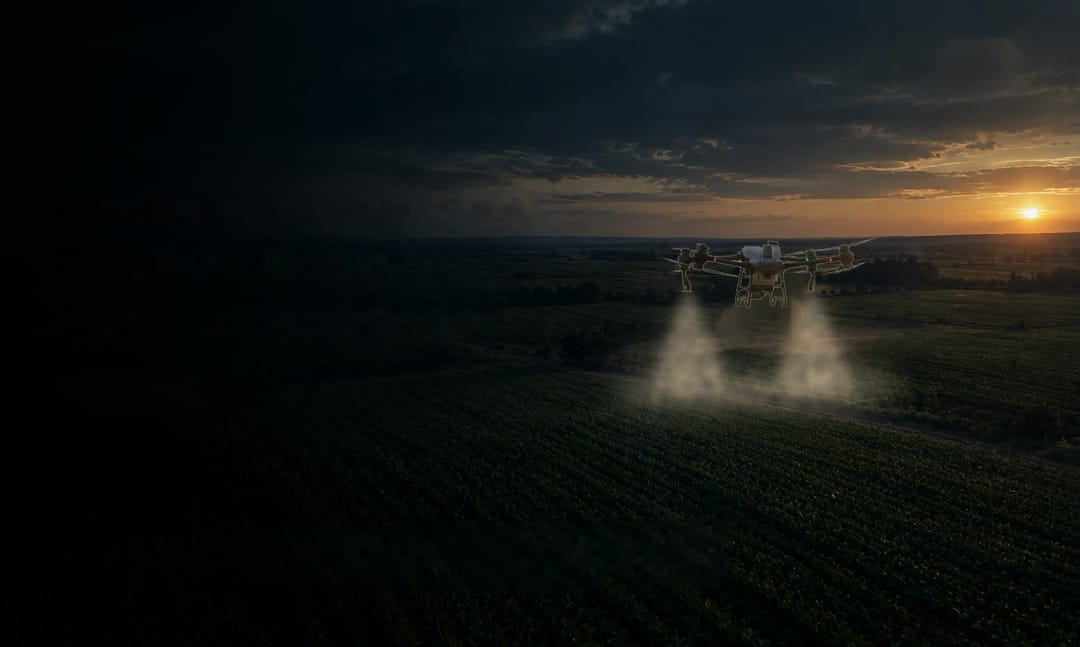
#> input picture propuesta/boceto-portada/img/portada-1080.jpg, 1080 x 647 px; the run also reads 1 picture not shown here
$ python portada-compuesta.py ../boceto-portada/img/portada-1080.jpg ../boceto-portada/img/portada-1620.jpg ../boceto-portada/img/portada-1620.jpg
#> lines starting #> are read from the running program, lines starting #| are printed output that depends on the picture; after the words box and inside, x2 and y2 are one past the last pixel; in counts of white or black regions, pixels touching at a corner belong together
# Arma la imagen de portada: campo al atardecer (de la captura de referencia, sin textos)
# con el T50 recortado más cerca y sus dos columnas de pulverización.
# Uso: python3 portada-compuesta.py captura.webp t50-recorte-natural.png carpeta-salida
import sys, cv2, numpy as np

captura, recorte, salida = sys.argv[1], sys.argv[2], sys.argv[3]
fondo = cv2.imread(captura)
#> fondo is the input picture: shape (647, 1080, 3); mean B, G, R 20.6, 23.2, 21.4
H, W = fondo.shape[:2]
#> H = 647; W = 1080

# 1) Borrar la interfaz que trae la captura. En las zonas de texto se borran solo las letras
#    (top-hat: lo que es más claro que su entorno y más fino que 25 px); los botones lima, el
#    logo y la franja de datos se borran enteros.
gris = cv2.cvtColor(fondo, cv2.COLOR_BGR2GRAY)
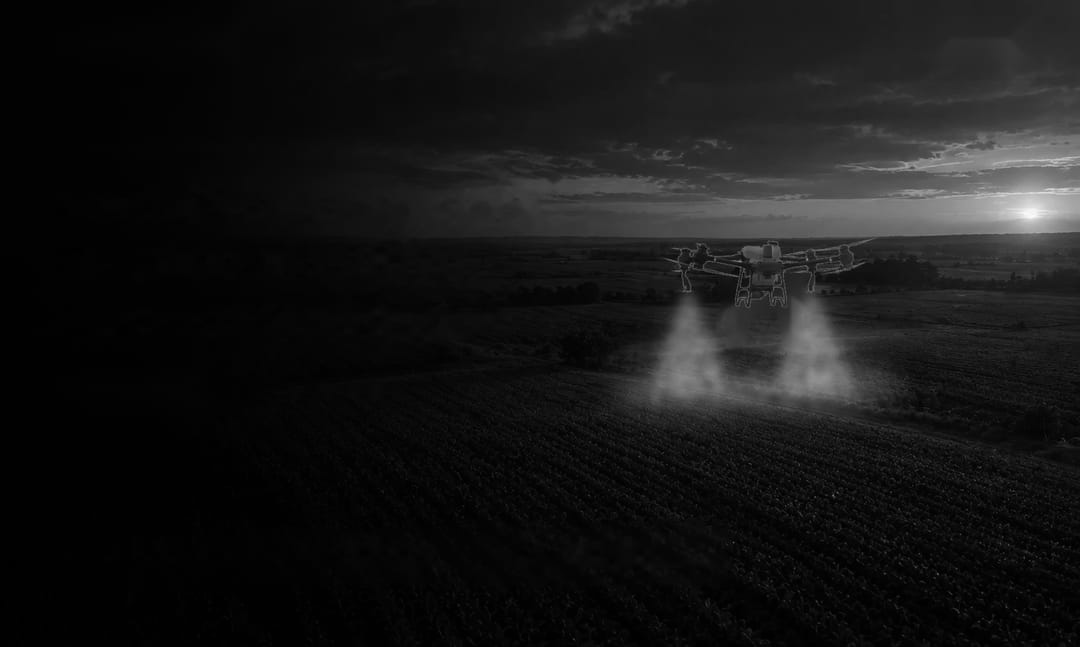
#> gris: shape (647, 1080); min 0, max 252, mean 22.4
tophat = cv2.morphologyEx(gris, cv2.MORPH_TOPHAT, cv2.getStructuringElement(cv2.MORPH_ELLIPSE, (27, 27)))
zonas_texto = [(60, 780, 1086, 890), (552, 34, 1260, 96), (60, 196, 655, 244), (60, 262, 840, 352), (60, 350, 726, 440), (60, 446, 785, 524), (340, 548, 636, 632)]
zonas_llenas = [(56, 14, 375, 106), (1388, 18, 1552, 96), (60, 548, 322, 630)]
masc = np.zeros((H, W), np.uint8)
for x0, y0, x1, y1 in zonas_texto:
    masc[y0:y1, x0:x1] = np.where(tophat[y0:y1, x0:x1] > 22, 255, 0)
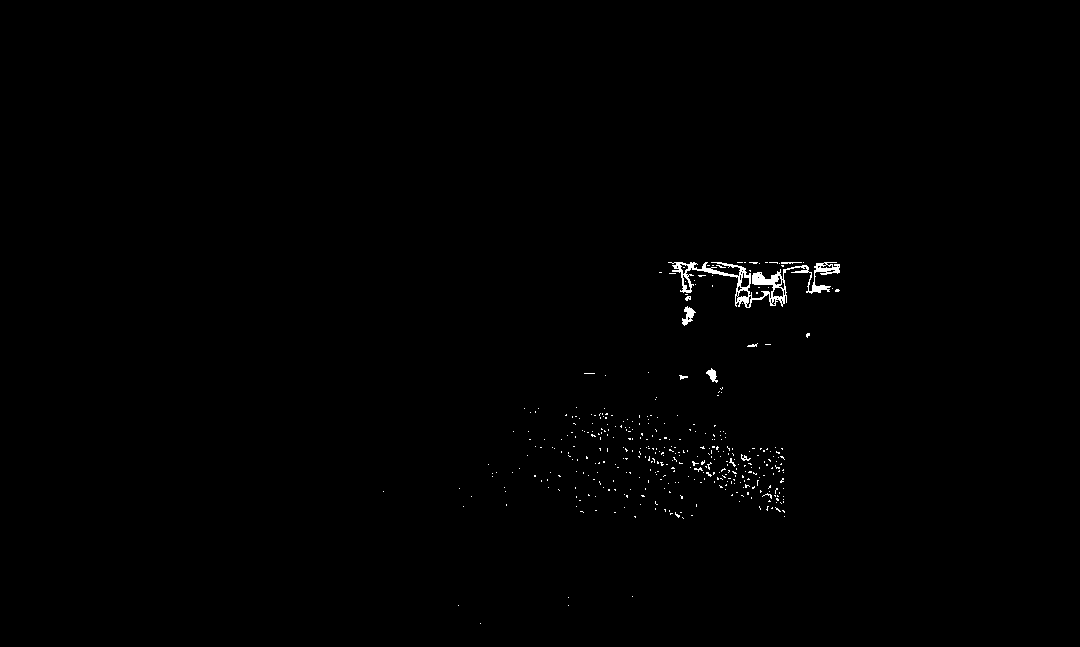
#> masc: shape (647, 1080); 0.48% white in thin lines or dots, all inside (x1, y1, x2, y2) = (383, 262, 840, 624)
for x0, y0, x1, y1 in zonas_llenas:
    masc[y0:y1, x0:x1] = 255
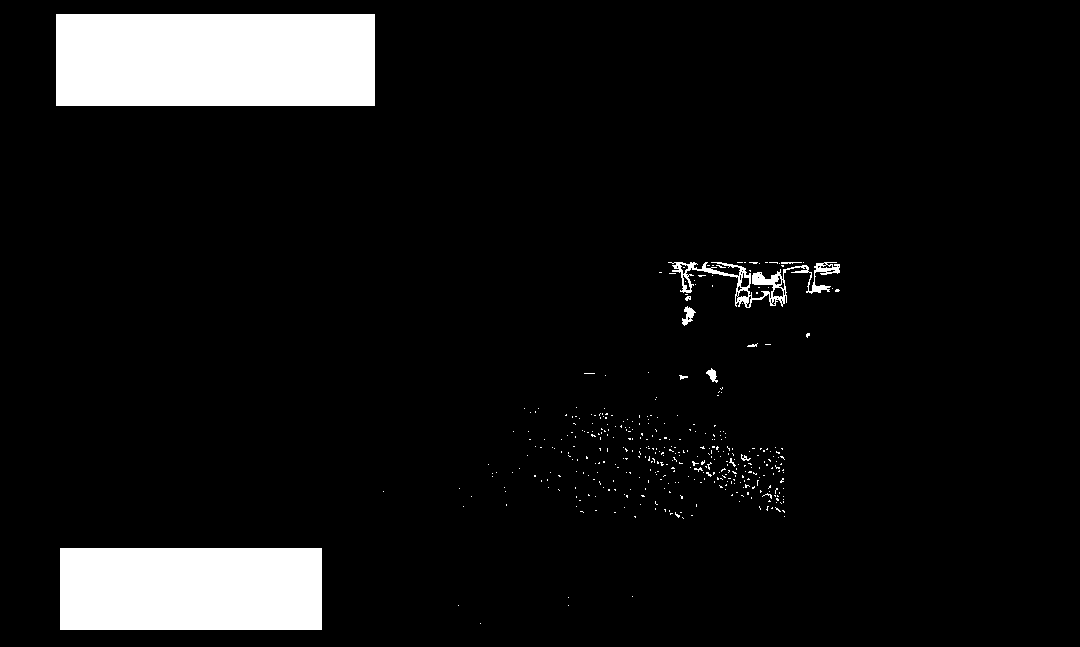
#> masc: shape (647, 1080); 7.8% white; 395 white regions (384 under 20 px), largest, box (x1, y1, x2, y2) and area: (56, 14, 375, 106) 29348, (60, 548, 322, 630) 21484, (668, 262, 840, 308) 1848
# 2) Borrar el drone chico y la parte alta de sus conos (queda la nube de abajo)
cv2.rectangle(masc, (1082, 412), (1218, 470), 255, -1)
cv2.ellipse(masc, (1104, 488), (16, 26), 0, 0, 360, 255, -1)
cv2.ellipse(masc, (1186, 488), (16, 26), 0, 0, 360, 255, -1)
masc = cv2.dilate(masc, np.ones((5, 5), np.uint8))
#> masc: shape (647, 1080); 10% white; 117 white regions, largest, box (x1, y1, x2, y2) and area: (54, 12, 377, 108) 31008, (58, 546, 324, 632) 22876, (666, 260, 842, 310) 5039
limpio = cv2.inpaint(fondo, masc, 7, cv2.INPAINT_TELEA)
cv2.imwrite(f'{salida}/fondo-limpio.png', limpio)

# 3) Pulverización nueva y drone más cerca
dr = cv2.imread(recorte, cv2.IMREAD_UNCHANGED)
ANCHO = 360
k = ANCHO / dr.shape[1]
#> k = 0.222
dr = cv2.resize(dr, (ANCHO, round(dr.shape[0] * k)), interpolation=cv2.INTER_AREA)
#> dr: shape (216, 360, 3)
X0, Y0 = 968, 350
boquillas = [(X0 + 134 * k, Y0 + 189 * k), (X0 + 525 * k, Y0 + 188 * k)]
#> boquillas = [(997.8, 392), (1084.7, 391.8)]
SUELO = 590

img = limpio.astype(np.float32)
rng = np.random.default_rng(7)
grano = cv2.GaussianBlur(rng.random((H, W)).astype(np.float32), (0, 0), 6)
grano = (grano - grano.min()) / (grano.max() - grano.min())
niebla = np.zeros((H, W), np.float32)
for bx, by in boquillas:
    cono = np.zeros((H, W), np.float32)
    pts = np.array([[bx - 4, by], [bx + 4, by], [bx + 70, SUELO], [bx - 58, SUELO]], np.int32)
    cv2.fillConvexPoly(cono, pts, 1.0)
    caida = np.clip((np.arange(H) - by) / (SUELO - by), 0, 1)[:, None]
    cono *= 0.55 - 0.25 * caida
    niebla += cv2.GaussianBlur(cono, (0, 0), 9) + 0.5 * cv2.GaussianBlur(cono, (0, 0), 26)
    nube = np.zeros((H, W), np.float32)
    cv2.ellipse(nube, (int(bx + 10), SUELO - 4), (120, 30), 0, 0, 360, 0.42, -1)
    niebla += cv2.GaussianBlur(nube, (0, 0), 22)
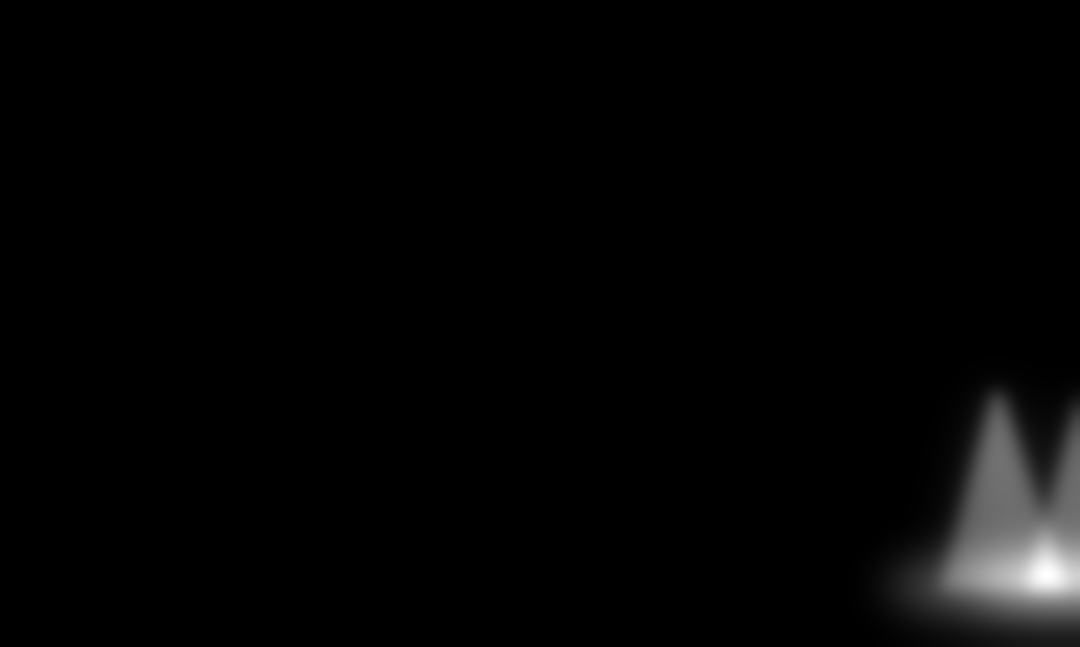
#> niebla: shape (647, 1080) float32; min 0, max 1.37, mean 0.0248; drawn with min black and max white
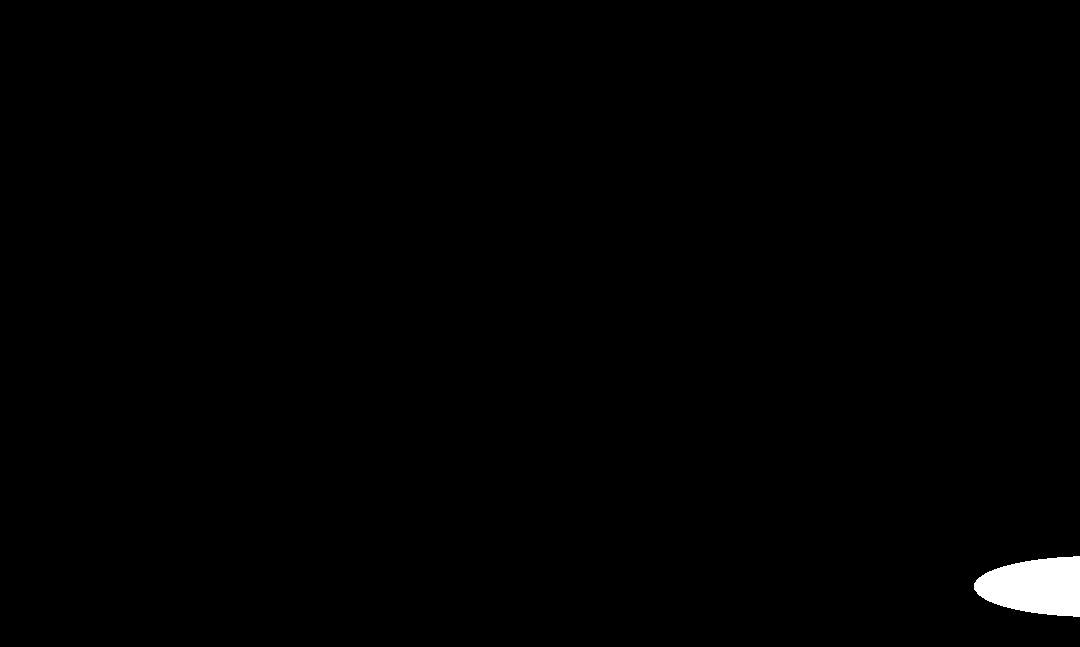
#> nube: shape (647, 1080) float32; values 0 (black) and 0.42 (white), 0.7% white; 1 white region, box (x1, y1, x2, y2) and area: (974, 556, 1080, 617) 4903
niebla = np.clip(niebla * (0.55 + 0.6 * grano), 0, 0.8)[..., None]
tono = np.array([150, 182, 204], np.float32)  # polvo beige cálido (BGR)
img = img * (1 - niebla) + tono * niebla
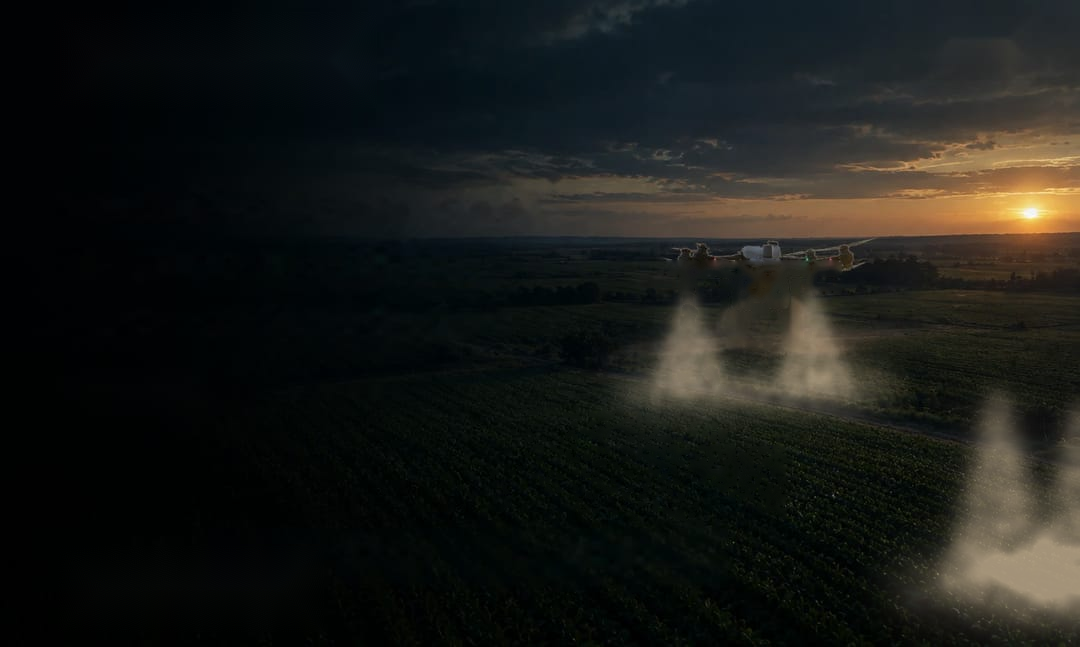
#> img: shape (647, 1080, 3) float32; mean B, G, R 23.6, 26.7, 25.4

a = dr[..., 3:4].astype(np.float32) / 255
#> a = empty array
h, w = dr.shape[:2]
#> h = 216; w = 360
zona = img[Y0:Y0 + h, X0:X0 + w]
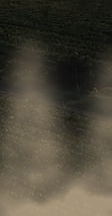
#> zona: shape (216, 112, 3) float32; mean B, G, R 57.7, 71.2, 76.6
#> (the run stopped early here; a loop or call above may not have finished)
